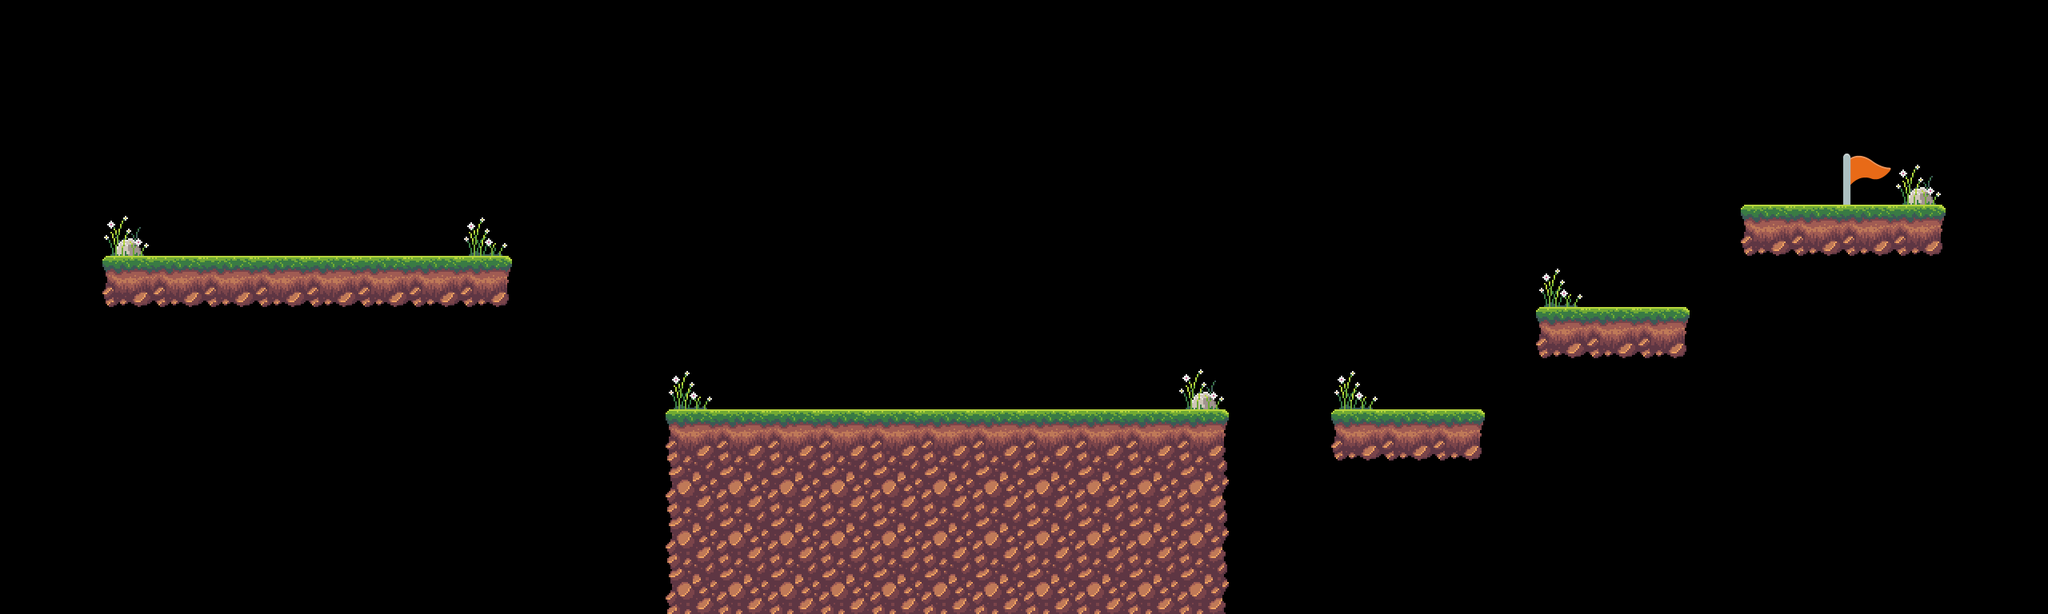

Tiled map render using the project's own tile images. Description and the whole map definition, tile-layer contents included, below:
An orthogonal 40x12 tile map with 64x64 px tiles, 1 tile layer (Tile Layer 1), 4 tilesets and 8 objects.

<map version="1.9" tiledversion="1.9.2" orientation="orthogonal" renderorder="right-down" width="40" height="12" tilewidth="64" tileheight="64" infinite="0" nextlayerid="6" nextobjectid="17">
 <editorsettings>
  <export target="../../2DPlatformer/maps/level2.lua" format="lua" />
 </editorsettings>
 <tileset firstgid="1" name="platformer" tilewidth="64" tileheight="64" tilecount="9" columns="3">
  <image source="../../2DPlatformer/maps/tileset.png" width="192" height="192" />
 </tileset>
 <tileset firstgid="10" name="Flag" tilewidth="64" tileheight="64" tilecount="1" columns="1">
  <image source="../../2DPlatformer/maps/flag.png" width="64" height="64" />
 </tileset>
 <tileset firstgid="11" name="tileset" tilewidth="64" tileheight="64" tilecount="56" columns="8">
  <image source="../../2DPlatformer/maps/[64x64] Rocky Grass.png" width="512" height="448" />
 </tileset>
 <tileset firstgid="67" name="tileset2" tilewidth="64" tileheight="64" tilecount="16" columns="4">
  <image source="../../2DPlatformer/maps/[64x64] Decoraciones V1.png" width="256" height="256" />
 </tileset>
 <layer id="1" name="Tile Layer 1" width="40" height="12">
  <data encoding="csv">
0,0,0,0,0,0,0,0,0,0,0,0,0,0,0,0,0,0,0,0,0,0,0,0,0,0,0,0,0,0,0,0,0,0,0,0,0,0,0,0,
0,0,0,0,0,0,0,0,0,0,0,0,0,0,0,0,0,0,0,0,0,0,0,0,0,0,0,0,0,0,0,0,0,0,0,0,0,0,0,0,
0,0,0,0,0,0,0,0,0,0,0,0,0,0,0,0,0,0,0,0,0,0,0,0,0,0,0,0,0,0,0,0,0,0,0,0,0,0,0,0,
0,0,0,0,0,0,0,0,0,0,0,0,0,0,0,0,0,0,0,0,0,0,0,0,0,0,0,0,0,0,0,0,0,0,0,0,10,76,0,0,
0,0,76,0,0,0,0,0,0,80,0,0,0,0,0,0,0,0,0,0,0,0,0,0,0,0,0,0,0,0,0,0,0,0,55,56,56,57,0,0,
0,0,55,56,56,56,56,56,56,57,0,0,0,0,0,0,0,0,0,0,0,0,0,0,0,0,0,0,0,0,80,0,0,0,0,0,0,0,0,0,
0,0,0,0,0,0,0,0,0,0,0,0,0,0,0,0,0,0,0,0,0,0,0,0,0,0,0,0,0,0,55,56,57,0,0,0,0,0,0,0,
0,0,0,0,0,0,0,0,0,0,0,0,0,80,0,0,0,0,0,0,0,0,0,76,0,0,80,0,0,0,0,0,0,0,0,0,0,0,0,0,
0,0,0,0,0,0,0,0,0,0,0,0,0,11,12,12,12,12,12,12,12,12,12,13,0,0,55,56,57,0,0,0,0,0,0,0,0,0,0,0,
0,0,0,0,0,0,0,0,0,0,0,0,0,19,20,20,20,20,20,20,20,20,20,21,0,0,0,0,0,0,0,0,0,0,0,0,0,0,0,0,
0,0,0,0,0,0,0,0,0,0,0,0,0,19,20,20,20,20,20,20,20,20,20,21,0,0,0,0,0,0,0,0,0,0,0,0,0,0,0,0,
0,0,0,0,0,0,0,0,0,0,0,0,0,19,20,20,20,20,20,20,20,20,20,21,0,0,0,0,0,0,0,0,0,0,0,0,0,0,0,0
</data>
 </layer>
 <objectgroup id="4" name="Flag">
  <object id="15" x="2304" y="192" width="64" height="64" />
 </objectgroup>
 <objectgroup id="5" name="Start">
  <object id="16" x="320" y="192" width="64" height="64" />
 </objectgroup>
 <objectgroup id="2" name="Platforms">
  <object id="8" x="128" y="320" width="512" height="64" />
  <object id="9" x="832" y="512" width="704" height="256" />
  <object id="10" x="1664" y="512" width="192" height="64" />
  <object id="11" x="1920" y="384" width="192" height="64" />
  <object id="12" x="2176" y="256" width="256" height="64" />
 </objectgroup>
 <objectgroup id="3" name="Enemies">
  <object id="13" x="1088" y="448" width="64" height="64" />
 </objectgroup>
</map>
